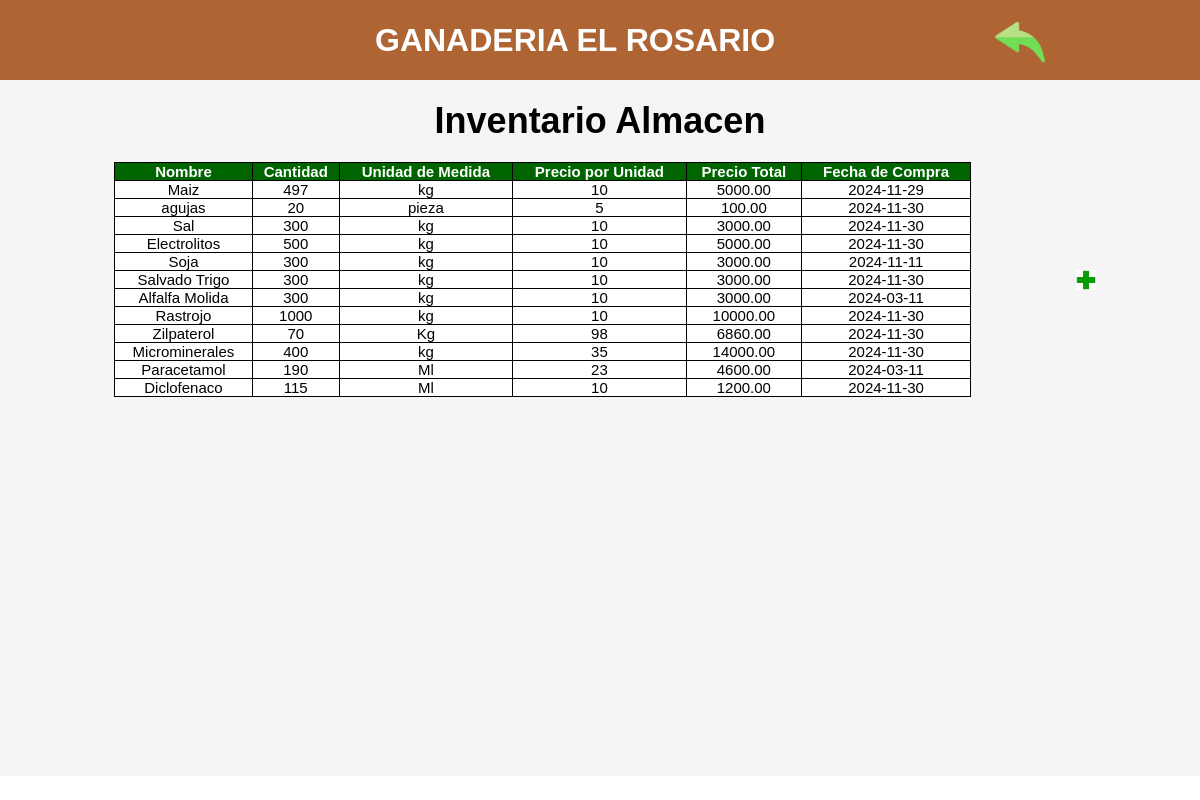
Screenshot of /InventarioAlmacen.php with the database file from the repository.
### tables this page shows
CREATE TABLE `almacen` (
  `idAlmacen` int(50) NOT NULL,
  `nombre` char(30) DEFAULT NULL,
  `cantidad` int(60) DEFAULT NULL,
  `unidades` char(10) DEFAULT NULL,
  `PrecioPorUnidad` int(20) DEFAULT NULL,
  `PrecioTotal` decimal(10,2) DEFAULT NULL,
  `Fecha` date DEFAULT NULL
);

### InventarioAlmacen.php (the view, shortened to what this page needs)
<?php
$server = "localhost";
$user = "root";
$pass = "";
$db = "Ganaderia";
$conexion = mysqli_connect($server, $user, $pass, $db);
$consulta = "SELECT * FROM almacen";
$guardar = $conexion->query($consulta);
?>
<!DOCTYPE html>
<html>
<head>
    <link rel="stylesheet" type="text/css" href="InventarioAlmacen.css">
</head>
<body>
    <div class="titulin">
        <h1>GANADERIA EL ROSARIO</h1>
        <a href="ADMINISTRADORES.php">
            <img src="flechaatras.jpg" alt="Boton Atras" class="boton-atras">
        </a>
    </div>
    <main>
        <section class="container">
            <h3>Inventario Almacen</h3>
            <div class="tabla">
                <div class="tres"></div>
                <div class="uno">
                    <table border="1" class="table">
                        <thead class="headtable">
                            <tr>
                                <th>Nombre</th>
                                <th>Cantidad</th>
                                <th>Unidad de Medida</th>
                                <th>Precio por Unidad</th>
                                <th>Precio Total</th>
                                <th>Fecha de Compra</th>
                            </tr>
                        </thead>
                        <tbody>
                        <?php while ($row = $guardar->fetch_assoc()): ?>
                            <tr>
                                <td><?php echo $row['nombre']; ?></td>
                                <td><?php echo $row['cantidad']; ?></td>
                                <td><?php echo $row['unidades']; ?></td>
                                <td><?php echo $row['PrecioPorUnidad']; ?></td>
                                <td><?php echo $row['PrecioTotal']; ?></td>
                                <td><?php echo $row['Fecha']; ?></td>
                            </tr>
                        <?php endwhile; ?>
                        </tbody>
                    </table>
                </div>
                <div class="dos">
                <a href="NuevoSuministro.php">
                    <img src="agregar.jpg" alt="agregar" class="nuevo" style="width: 50px; height: 50px;">
                </a>
                </div>
            </div>
        </section>
    </main>
</body>
</html>

### InventarioAlmacen.css (style rules this page uses)
* { padding: 0; margin: 0; }
body { background-image: url('Imagenes/Fondo.jpg'); background-size: cover; background-position: center; background-repeat: no-repeat; height: 100%; margin: auto; font-family: 'Arial', sans-serif; }
.titulin { align-items: center; justify-content: center; text-align: center; color: white; display: flex; height: 80px; border: 1px #af6434; background-color: #af6434; }
.boton-atras { position: relative; left: 220px; margin-top: 8px; width: 50px; height: 50px; }
h3 { font-size: 36px; text-align: center; padding: 20px; }
.container { background-color: whitesmoke; width: 100%; height: 87vh; text-align: center; }
.table, .tr, .th, .td { background-color: white; border: 1px solid black; border-collapse: collapse; }
.table { font-size: 15px; width: 100%; margin: auto; border-collapse: collapse; }
.headtable { background-color: darkgreen; color: white; width: 25%; }
main { display: flex; }
.nuevo { width: 20px !important; height: 20px !important; max-width: 20px !important; max-height: 20px !important; display: block; margin: 0 auto; }
.tabla { display: flex; justify-content: center; }
.uno { width: 75%; height: auto; }
.dos { width: 20%; display: flex; justify-content: space-evenly; align-items: center; }
.tres { width: 10%; }

### rows the page displays
almacen: nombre "Maiz", cantidad "497", unidades "kg", PrecioPorUnidad "10", PrecioTotal "5000.00", Fecha "2024-11-29"
almacen: nombre "agujas", cantidad "20", unidades "pieza", PrecioPorUnidad "5", PrecioTotal "100.00", Fecha "2024-11-30"
almacen: nombre "Sal", cantidad "300", unidades "kg", PrecioPorUnidad "10", PrecioTotal "3000.00", Fecha "2024-11-30"
almacen: nombre "Electrolitos", cantidad "500", unidades "kg", PrecioPorUnidad "10", PrecioTotal "5000.00", Fecha "2024-11-30"
almacen: nombre "Soja", cantidad "300", unidades "kg", PrecioPorUnidad "10", PrecioTotal "3000.00", Fecha "2024-11-11"
almacen: nombre "Salvado Trigo", cantidad "300", unidades "kg", PrecioPorUnidad "10", PrecioTotal "3000.00", Fecha "2024-11-30"
almacen: nombre "Alfalfa Molida", cantidad "300", unidades "kg", PrecioPorUnidad "10", PrecioTotal "3000.00", Fecha "2024-03-11"
almacen: nombre "Rastrojo", cantidad "1000", unidades "kg", PrecioPorUnidad "10", PrecioTotal "10000.00", Fecha "2024-11-30"
almacen: nombre "Zilpaterol", cantidad "70", unidades "Kg", PrecioPorUnidad "98", PrecioTotal "6860.00", Fecha "2024-11-30"
almacen: nombre "Microminerales", cantidad "400", unidades "kg", PrecioPorUnidad "35", PrecioTotal "14000.00", Fecha "2024-11-30"
almacen: nombre "Paracetamol", cantidad "190", unidades "Ml", PrecioPorUnidad "23", PrecioTotal "4600.00", Fecha "2024-03-11"
almacen: nombre "Diclofenaco", cantidad "115", unidades "Ml", PrecioPorUnidad "10", PrecioTotal "1200.00", Fecha "2024-11-30"
